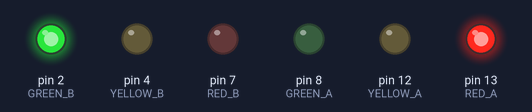
Bench run of a sketch on a simulated Arduino Uno, built with avr-gcc and run on an emulated ATmega328P. Shown: output pins drawn as LEDs (lit = HIGH).

Above: at 3.5 s.
At 8.2 s:
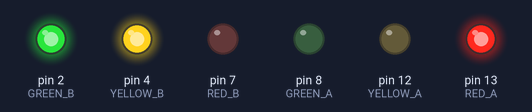
At 13.5 s:
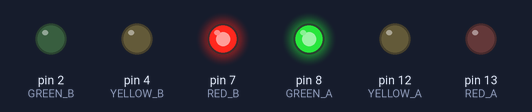
At 19.2 s:
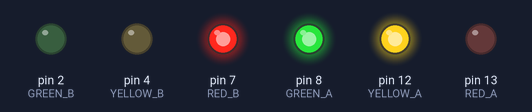
Timing chart, 0 to 26.0 s (numbered marks = the images above):
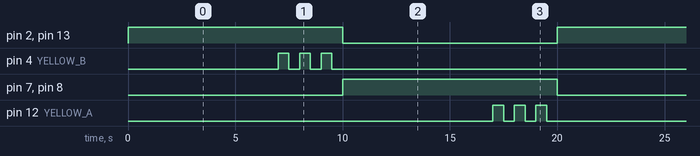

The sketch:

traffic.ino
```cpp
// C++ code
//

int RED_A    = 13;
int YELLOW_A = 12;
int GREEN_A  = 8;

int RED_B    = 7;
int YELLOW_B = 4;
int GREEN_B  = 2;

void lamp_blinking(int lamp) {
  for (int i=0; i<3; i++) {
    digitalWrite(lamp, HIGH);
    delay(500);
    digitalWrite(lamp, LOW);
    delay(500);
  }
}

void traffic(int lamp_green, int lamp_red, int lamp_yellow) {
  digitalWrite(lamp_green, HIGH);
  digitalWrite(lamp_red, HIGH);

  delay(7000);
  lamp_blinking(lamp_yellow);

  digitalWrite(lamp_green, LOW);
  digitalWrite(lamp_red, LOW);
}

void setup() {
  pinMode(RED_A, OUTPUT);
  pinMode(YELLOW_A, OUTPUT);
  pinMode(GREEN_A, OUTPUT);
  pinMode(RED_B, OUTPUT);
  pinMode(YELLOW_B, OUTPUT);
  pinMode(GREEN_B, OUTPUT);
}

void loop() {
  traffic(RED_A, GREEN_B, YELLOW_B);
  traffic(RED_B, GREEN_A, YELLOW_A);
}
```

Measured:
- by itself, pin 2 (GREEN_B), pin 7 (RED_B), pin 8 (GREEN_A), pin 13 (RED_A): alternates HIGH for 10.0 s and LOW for 10.0 s
- by itself, pin 4 (YELLOW_B), pin 12 (YELLOW_A): repeats every 20.0 s: 2 × (LOW 0.50 s, HIGH 0.50 s), LOW 17.5 s, HIGH 0.50 s
- by itself, everything shown: repeats every 20.0 s, in 15 steps
